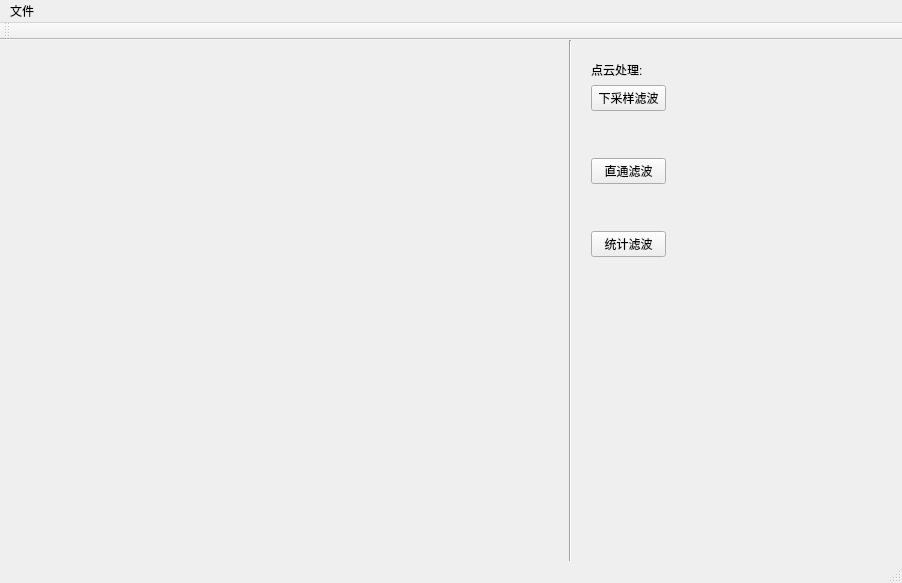
<?xml version="1.0" encoding="UTF-8"?>
<ui version="4.0">
 <class>QT_Show_PCDClass</class>
 <widget class="QMainWindow" name="QT_Show_PCDClass">
  <property name="geometry">
   <rect>
    <x>0</x>
    <y>0</y>
    <width>902</width>
    <height>583</height>
   </rect>
  </property>
  <property name="windowTitle">
   <string>QT_Show_PCD</string>
  </property>
  <widget class="QWidget" name="centralWidget">
   <widget class="QVTKWidget" name="qvtkWidget">
    <property name="geometry">
     <rect>
      <x>30</x>
      <y>10</y>
      <width>521</width>
      <height>501</height>
     </rect>
    </property>
   </widget>
   <widget class="Line" name="line">
    <property name="geometry">
     <rect>
      <x>560</x>
      <y>0</y>
      <width>20</width>
      <height>741</height>
     </rect>
    </property>
    <property name="orientation">
     <enum>Qt::Vertical</enum>
    </property>
   </widget>
   <widget class="QWidget" name="">
    <property name="geometry">
     <rect>
      <x>580</x>
      <y>10</y>
      <width>97</width>
      <height>218</height>
     </rect>
    </property>
    <layout class="QVBoxLayout" name="verticalLayout_2">
     <item>
      <widget class="QLabel" name="label">
       <property name="text">
        <string>点云处理:</string>
       </property>
      </widget>
     </item>
     <item>
      <layout class="QVBoxLayout" name="verticalLayout">
       <item>
        <widget class="QPushButton" name="voxelGridButton_2">
         <property name="text">
          <string>下采样滤波</string>
         </property>
        </widget>
       </item>
       <item>
        <spacer name="verticalSpacer_2">
         <property name="orientation">
          <enum>Qt::Vertical</enum>
         </property>
         <property name="sizeHint" stdset="0">
          <size>
           <width>20</width>
           <height>40</height>
          </size>
         </property>
        </spacer>
       </item>
       <item>
        <widget class="QPushButton" name="passThroughButton">
         <property name="text">
          <string>直通滤波</string>
         </property>
        </widget>
       </item>
       <item>
        <spacer name="verticalSpacer">
         <property name="orientation">
          <enum>Qt::Vertical</enum>
         </property>
         <property name="sizeHint" stdset="0">
          <size>
           <width>20</width>
           <height>40</height>
          </size>
         </property>
        </spacer>
       </item>
       <item>
        <widget class="QPushButton" name="statisticalOutlierRemovalButton">
         <property name="text">
          <string>统计滤波</string>
         </property>
        </widget>
       </item>
      </layout>
     </item>
    </layout>
   </widget>
  </widget>
  <widget class="QMenuBar" name="menuBar">
   <property name="geometry">
    <rect>
     <x>0</x>
     <y>0</y>
     <width>902</width>
     <height>26</height>
    </rect>
   </property>
   <widget class="QMenu" name="menu">
    <property name="title">
     <string>文件</string>
    </property>
    <addaction name="actionOpen"/>
   </widget>
   <addaction name="menu"/>
  </widget>
  <widget class="QToolBar" name="mainToolBar">
   <attribute name="toolBarArea">
    <enum>TopToolBarArea</enum>
   </attribute>
   <attribute name="toolBarBreak">
    <bool>false</bool>
   </attribute>
  </widget>
  <widget class="QStatusBar" name="statusBar"/>
  <action name="actionOpen">
   <property name="text">
    <string>open</string>
   </property>
  </action>
  <action name="voxelGridButton">
   <property name="text">
    <string>下采样</string>
   </property>
  </action>
  <action name="actionTest">
   <property name="text">
    <string>test</string>
   </property>
  </action>
 </widget>
 <layoutdefault spacing="6" margin="11"/>
 <customwidgets>
  <customwidget>
   <class>QVTKWidget</class>
   <extends>QWidget</extends>
   <header>QVTKWidget.h</header>
  </customwidget>
 </customwidgets>
 <resources>
  <include location="QT_Show_PCD.qrc"/>
 </resources>
 <connections/>
</ui>
